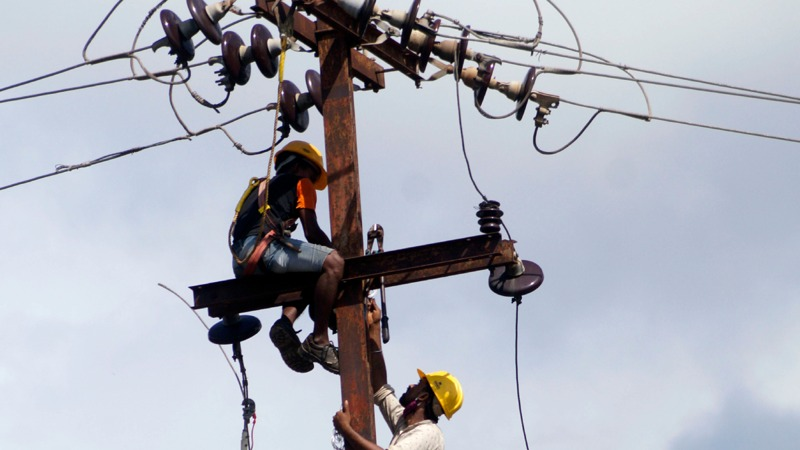
#> input picture backend/ai_model/sample_test_images/electricity.jpg, 800 x 450 px; its folder holds only this picture in this run
$ python -i backbone.py   (imports and definitions only)
#> lines starting #> are read from the running program, lines starting #| are printed output that depends on the picture
#> further down, picture is the input picture: PIL image 800x450 RGB; mean R, G, B 173.1, 175.9, 186.2
"""
MobileNetV2 (ImageNet-pretrained) feature extractor - pure NumPy + Pillow.
No TensorFlow / PyTorch needed. Output: 1280-number feature vector per image.
"""
import os
import numpy as np
from PIL import Image

_HERE = os.path.dirname(os.path.abspath(__file__))
_WEIGHTS = os.path.join(_HERE, "model", "mobilenetv2_imagenet.npz")
_MEAN = np.array([0.485, 0.456, 0.406], dtype=np.float32)
_STD = np.array([0.229, 0.224, 0.225], dtype=np.float32)
_W = None


# [6 lines left out: function _load, not called in this run]


def preprocess(img, size=224):
    """PIL image -> float32 array (224,224,3), ImageNet normalised (resize 256, centre crop 224)."""
#> called with size = 224
    img = img.convert("RGB")
    w, h = img.size
#> w = 800; h = 450
    s = 256 / min(w, h)
#> s = 0.569
    img = img.resize((max(256, round(w * s)), max(256, round(h * s))), Image.BILINEAR)
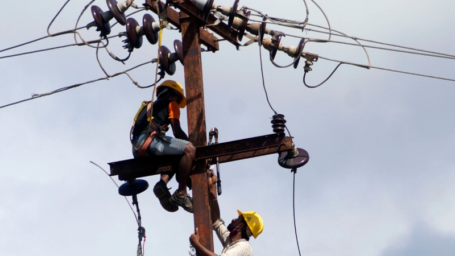
#> img: PIL image 455x256 RGB; mean R, G, B 173.1, 175.9, 186.2
    w, h = img.size
#> w = 455; h = 256
    l, t = (w - size) // 2, (h - size) // 2
#> l = 115; t = 16
    img = img.crop((l, t, l + size, t + size))
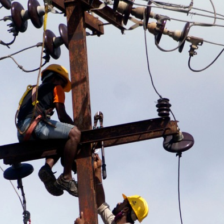
#> img: PIL image 224x224 RGB; mean R, G, B 143.7, 142, 149.4
    a = np.asarray(img, dtype=np.float32) / 255.0
    return (a - _MEAN) / _STD


def _relu6(x):
    return np.minimum(np.maximum(x, 0.0), 6.0)


def _pw(x, w, b):  # 1x1 conv : x (H,W,C) , w (O,C,1,1)
    h, wd, c = x.shape
    return (x.reshape(-1, c) @ w.reshape(w.shape[0], c).T + b).reshape(h, wd, -1)


# [36 lines left out: functions _dw, _stem, features, not called in this run]


def imagenet_logits(feat):
    W = _load()
    return W["imagenet_fc_w"] @ feat + W["imagenet_fc_b"]


# [5 lines left out: function extract, not called in this run]

>>> from PIL import Image
>>> picture = Image.open('sample_test_images/electricity.jpg')
>>> result = preprocess(picture)
